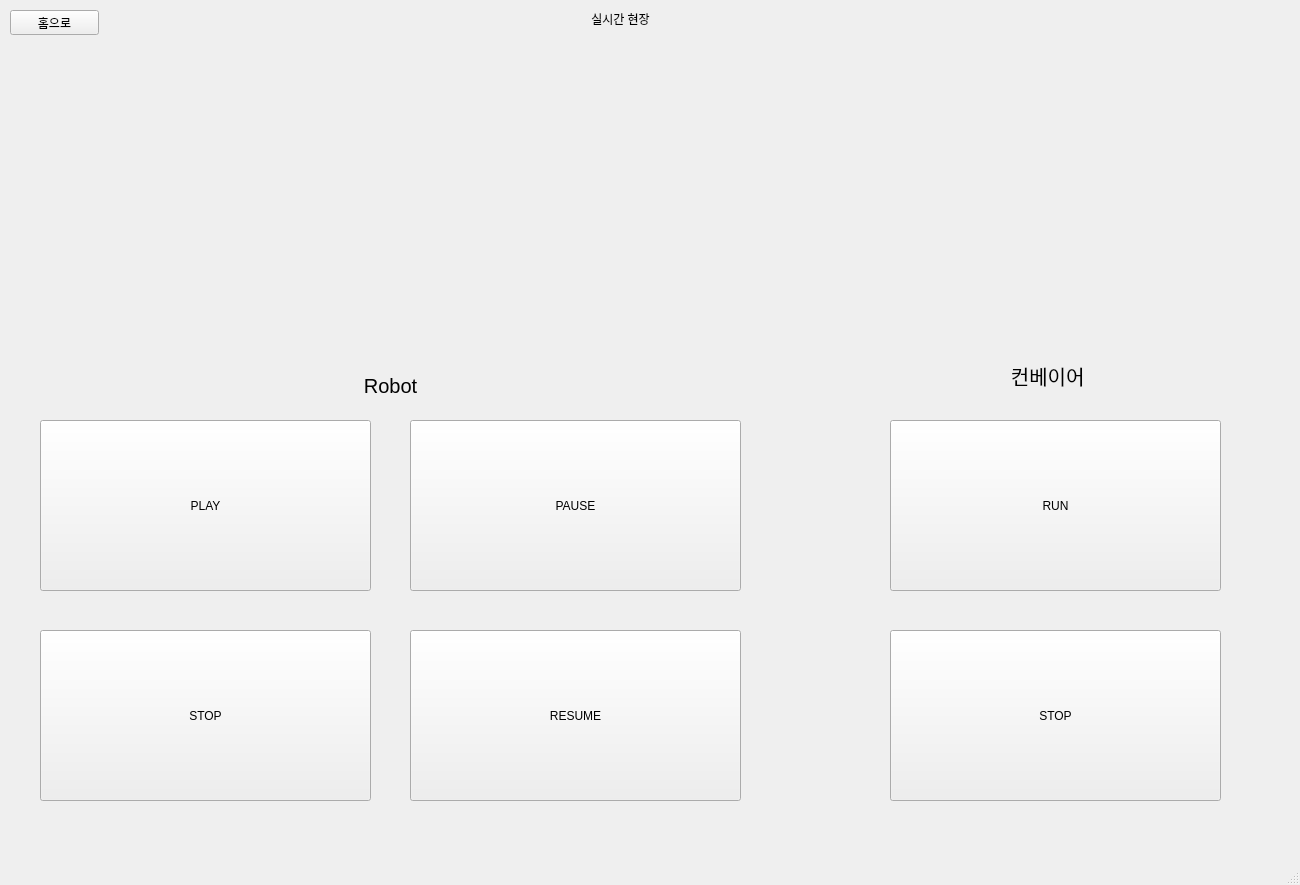
<?xml version="1.0" encoding="UTF-8"?>
<ui version="4.0">
 <class>MainWindow</class>
 <widget class="QMainWindow" name="MainWindow">
  <property name="geometry">
   <rect>
    <x>0</x>
    <y>0</y>
    <width>1300</width>
    <height>885</height>
   </rect>
  </property>
  <property name="windowTitle">
   <string>MainWindow</string>
  </property>
  <widget class="QWidget" name="centralwidget">
   <widget class="QPushButton" name="stop_con">
    <property name="geometry">
     <rect>
      <x>890</x>
      <y>630</y>
      <width>331</width>
      <height>171</height>
     </rect>
    </property>
    <property name="text">
     <string>STOP</string>
    </property>
   </widget>
   <widget class="QPushButton" name="run_con">
    <property name="geometry">
     <rect>
      <x>890</x>
      <y>420</y>
      <width>331</width>
      <height>171</height>
     </rect>
    </property>
    <property name="text">
     <string>RUN</string>
    </property>
   </widget>
   <widget class="QPushButton" name="play">
    <property name="geometry">
     <rect>
      <x>40</x>
      <y>420</y>
      <width>331</width>
      <height>171</height>
     </rect>
    </property>
    <property name="text">
     <string>PLAY</string>
    </property>
   </widget>
   <widget class="QPushButton" name="pause">
    <property name="geometry">
     <rect>
      <x>410</x>
      <y>420</y>
      <width>331</width>
      <height>171</height>
     </rect>
    </property>
    <property name="text">
     <string>PAUSE</string>
    </property>
   </widget>
   <widget class="QPushButton" name="stop">
    <property name="geometry">
     <rect>
      <x>40</x>
      <y>630</y>
      <width>331</width>
      <height>171</height>
     </rect>
    </property>
    <property name="text">
     <string>STOP</string>
    </property>
   </widget>
   <widget class="QPushButton" name="resume">
    <property name="geometry">
     <rect>
      <x>410</x>
      <y>630</y>
      <width>331</width>
      <height>171</height>
     </rect>
    </property>
    <property name="text">
     <string>RESUME</string>
    </property>
   </widget>
   <widget class="QLabel" name="label">
    <property name="geometry">
     <rect>
      <x>980</x>
      <y>360</y>
      <width>141</width>
      <height>31</height>
     </rect>
    </property>
    <property name="font">
     <font>
      <pointsize>15</pointsize>
     </font>
    </property>
    <property name="text">
     <string>컨베이어 </string>
    </property>
    <property name="textFormat">
     <enum>Qt::AutoText</enum>
    </property>
    <property name="alignment">
     <set>Qt::AlignCenter</set>
    </property>
   </widget>
   <widget class="QPushButton" name="gohome">
    <property name="geometry">
     <rect>
      <x>10</x>
      <y>10</y>
      <width>89</width>
      <height>25</height>
     </rect>
    </property>
    <property name="text">
     <string>홈으로</string>
    </property>
   </widget>
   <widget class="QLabel" name="worldcamera">
    <property name="geometry">
     <rect>
      <x>380</x>
      <y>30</y>
      <width>511</width>
      <height>301</height>
     </rect>
    </property>
    <property name="text">
     <string/>
    </property>
    <property name="pixmap">
     <pixmap>factoty.jpeg</pixmap>
    </property>
    <property name="scaledContents">
     <bool>true</bool>
    </property>
   </widget>
   <widget class="QLabel" name="label_3">
    <property name="geometry">
     <rect>
      <x>50</x>
      <y>370</y>
      <width>681</width>
      <height>31</height>
     </rect>
    </property>
    <property name="font">
     <font>
      <pointsize>15</pointsize>
     </font>
    </property>
    <property name="text">
     <string>Robot</string>
    </property>
    <property name="textFormat">
     <enum>Qt::AutoText</enum>
    </property>
    <property name="alignment">
     <set>Qt::AlignCenter</set>
    </property>
   </widget>
   <widget class="QLabel" name="label_4">
    <property name="geometry">
     <rect>
      <x>550</x>
      <y>10</y>
      <width>141</width>
      <height>17</height>
     </rect>
    </property>
    <property name="text">
     <string>실시간 현장</string>
    </property>
    <property name="alignment">
     <set>Qt::AlignCenter</set>
    </property>
   </widget>
  </widget>
  <widget class="QMenuBar" name="menubar">
   <property name="geometry">
    <rect>
     <x>0</x>
     <y>0</y>
     <width>1300</width>
     <height>28</height>
    </rect>
   </property>
  </widget>
  <widget class="QStatusBar" name="statusbar"/>
 </widget>
 <resources/>
 <connections/>
</ui>
